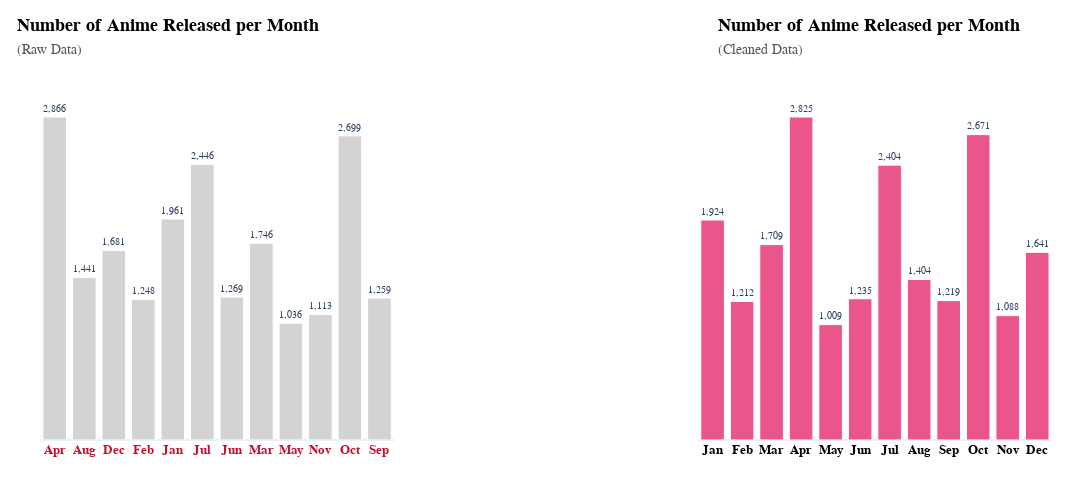

Notebook code cell kept with this figure:
### Markdown cell above
## **V. Theme C — Release Strategy (Aired, Episodes, Duration)**

### **1. Issue Overview**


#### **a. Inconsistent Aired Dates**
The *Aired* field contains heterogeneous and irregular date formats (e.g., ranges, partial dates, or text-based strings).  
Because of this inconsistency, the dataset **cannot support any temporal or seasonal analysis**, such as evaluating how *Score* varies by **year**, **quarter**, or **release season**.

#### **b. Unstructured Duration Values**
The *Duration* attribute is stored as free-form text (e.g., "24 min per ep", "1 hr 30 min", "Unknown").  
This prevents the separation of **TV shorts**, **standard TV episodes**, **movies**, and **specials** into meaningful analytical categories.  
As a result, it becomes **impossible to assess the relationship between Duration and Score**, or to compare performance across runtime formats.



### **2. Solution**


#### **a. Standardizing Aired Dates**
To resolve the inconsistencies in the *Aired* field, the raw date strings were:
- parsed into standardized `datetime` objects,
- decomposed into analytical components such as **Year**, **Month**, **Quarter**, and **Season**, and mapped to canonical anime release seasons (Winter, Spring, Summer, Fall).

This transformation enables reliable temporal analysis and allows us to examine how **Score varies by year, seasonality, and release timing**.

#### **b. Structuring Duration into Numeric Format**
The *Duration* values were cleaned by:
- Extracting numeric runtime from textual strings,
- Converting all formats into a unified measure (minutes per episode), and categorizing them into meaningful groups such as  
  **TV Short**, **Standard TV (24 min)**, **Long-Form Special**, and **Movie Runtime**.

This standardization makes it possible to study **how different runtime formats relate to Score** and compare performance across media types in a consistent manner.



### **3. Visual Evidence: Misleading (Raw) vs. Correct (Clean) Insights** 
#### **a. Raw vs Clean: Number of Anime released per month**

### Code cell
# --- Raw Data (giữ nguyên code) ---
df_raw_viz['Extracted Month'] = df_raw_viz['Aired'].str.extract(
    r'(\bJan|\bFeb|\bMar|\bApr|\bMay|\bJun|\bJul|\bAug|\bSep|\bOct|\bNov|\bDec)',
    expand=False
)
raw_counts = df_raw_viz['Extracted Month'].value_counts().sort_index()  # giữ sort_index như cũ

# --- Clean Data (giữ nguyên code) ---
clean_counts = df_anime_dataset_2023_prep['Aired Month'].value_counts().sort_index()
month_map = {1:'Jan',2:'Feb',3:'Mar',4:'Apr',5:'May',6:'Jun',7:'Jul',8:'Aug',9:'Sep',10:'Oct',11:'Nov',12:'Dec'}
clean_month_names = [month_map[m] for m in clean_counts.index]

# --- Create 1 row x 2 cols subplot ---
# horizontal_spacing: khoảng cách giữa 2 subplot (0~1)
fig = make_subplots(
    rows=1, cols=2,
    horizontal_spacing=0.3,  # giảm khoảng cách nếu muốn 2 biểu đồ gần nhau hơn
    subplot_titles=("","")     # không dùng subplot title mặc định
)

# --- Add Raw Data Bar ---
fig.add_trace(go.Bar(
    x=raw_counts.index,
    y=raw_counts.values,
    marker_color="#D3D3D3",
    marker_line_width=1,
    marker_line_color="white",
    text=raw_counts.values,
    texttemplate="%{text:,}",
    textposition="outside",
    showlegend=False,
    hovertemplate="<b>Month:</b> %{x}<br><b>Count:</b> %{y:,}<extra></extra>",
    name="Raw Data"  # để có thể hiển thị legend nếu muốn
), row=1, col=1)

# --- Add Clean Data Bar ---
fig.add_trace(go.Bar(
    x=clean_month_names,
    y=clean_counts.values,
    marker_color="#ea568c",
    marker_line_width=1,
    marker_line_color="white",
    text=clean_counts.values,
    texttemplate="%{text:,}",
    textposition="outside",
    hovertemplate="<b>Month:</b> %{x}<br><b>Count:</b> %{y:,}<extra></extra>",
    name="Clean Data",
    showlegend=False

), row=1, col=2)

# --- Layout giữ nguyên style, figure size, margin ---
fig.update_layout(
    template="plotly_white",
    height=450,  # chiều cao figure
    width=1200,  # chiều rộng figure
    margin=dict(l=40, r=40, t=100, b=60),
    font=dict(family="Tahoma"),
    hovermode="x unified",
    # bargap: khoảng cách giữa các bar trong cùng 1 subplot
    bargap=0.7
)

# --- X & Y axis: giữ nguyên font, màu, tick, label ---
# Subplot 1 (Raw)
fig.update_xaxes(
    title="",
    tickangle=0,
    showgrid=False,
    tickfont=dict(family="Tahoma", size=13, color="#C3122F", weight="bold"),
    row=1, col=1
)
fig.update_yaxes(
    title="",
    showticklabels=False,
    showgrid=False,
    row=1, col=1
)

# Subplot 2 (Clean)
fig.update_xaxes(
    title="",
    tickangle=0,
    showgrid=False,
    tickfont=dict(family="Tahoma", size=13, color="black", weight="bold"),
    row=1, col=2
)
fig.update_yaxes(
    title="",
    showticklabels=False,
    showgrid=False,
    row=1, col=2
)

# --- Adjust bar width & text font cho tất cả trace ---
# width: tỷ lệ chiều rộng của bar (0~1)
fig.update_traces(width=0.7, textfont=dict(size=13))

# --- Thêm annotation cho title/subtitle sát lề ---
fig.add_annotation(
    text="<b>Number of Anime Released per Month</b><br>"
         "<span style='color:#555555; font-size:14px'>"
         "(Raw Data)</span>",
    x=-0.025, y=1.25, xref='paper', yref='paper',
    showarrow=False, align="left",
    font=dict(family="Tahoma", size=18, color="black")
)
fig.add_annotation(
    text="<b>Number of Anime Released per Month</b><br>"
         "<span style='color:#555555; font-size:14px'>"
         "(Cleaned Data)</span>",
    x=0.97, y=1.25, xref='paper', yref='paper',
    showarrow=False, align="left",
    font=dict(family="Tahoma", size=18, color="black")
)

# --- Optional: thêm legend nếu muốn hiển thị tên trace ---
fig.update_layout(
    showlegend=True,
    legend=dict(
        x=0.5, y=1.0,       # vị trí legend
        xanchor="center",
        yanchor="bottom",
        orientation="h",
        font=dict(size=12)
    )
)
fig.update_traces(width=0.8)  
fig.update_layout(
    height=500,  # tăng chiều cao figure để subplot lớn hơn
    width=1400   # tăng chiều rộng figure
)



fig.show()

### Figure 1 — Plotly figure (JSON) as saved in the notebook; plotly's stock layout.template omitted (floating-point values rounded to 4 significant figures)
{"data": [{"hovertemplate": "<b>Month:</b> %{x}<br><b>Count:</b> %{y:,}<extra></extra>", "marker": {"color": "#D3D3D3", "line": {"color": "white", "width": 1}}, "name": "Raw Data", "showlegend": false, "text": [2866.0, 1441.0, 1681.0, 1248.0, 1961.0, 2446.0, 1269.0, 1746.0, 1036.0, 1113.0, 2699.0, 1259.0], "textfont": {"size": 13}, "textposition": "outside", "texttemplate": "%{text:,}", "type": "bar", "width": 0.8, "x": ["Apr", "Aug", "Dec", "Feb", "Jan", "Jul", "Jun", "Mar", "May", "Nov", "Oct", "Sep"], "xaxis": "x", "y": [2866, 1441, 1681, 1248, 1961, 2446, 1269, 1746, 1036, 1113, 2699, 1259], "yaxis": "y"}, {"hovertemplate": "<b>Month:</b> %{x}<br><b>Count:</b> %{y:,}<extra></extra>", "marker": {"color": "#ea568c", "line": {"color": "white", "width": 1}}, "name": "Clean Data", "showlegend": false, "text": [1924.0, 1212.0, 1709.0, 2825.0, 1009.0, 1235.0, 2404.0, 1404.0, 1219.0, 2671.0, 1088.0, 1641.0], "textfont": {"size": 13}, "textposition": "outside", "texttemplate": "%{text:,}", "type": "bar", "width": 0.8, "x": ["Jan", "Feb", "Mar", "Apr", "May", "Jun", "Jul", "Aug", "Sep", "Oct", "Nov", "Dec"], "xaxis": "x2", "y": [1924, 1212, 1709, 2825, 1009, 1235, 2404, 1404, 1219, 2671, 1088, 1641], "yaxis": "y2"}], "layout": {"annotations": [{"align": "left", "font": {"color": "black", "family": "Tahoma", "size": 18}, "showarrow": false, "text": "<b>Number of Anime Released per Month</b><br><span style='color:#555555; font-size:14px'>(Raw Data)</span>", "x": -0.025, "xref": "paper", "y": 1.25, "yref": "paper"}, {"align": "left", "font": {"color": "black", "family": "Tahoma", "size": 18}, "showarrow": false, "text": "<b>Number of Anime Released per Month</b><br><span style='color:#555555; font-size:14px'>(Cleaned Data)</span>", "x": 0.97, "xref": "paper", "y": 1.25, "yref": "paper"}], "bargap": 0.7, "font": {"family": "Tahoma"}, "height": 500, "hovermode": "x unified", "legend": {"font": {"size": 12}, "orientation": "h", "x": 0.5, "xanchor": "center", "y": 1, "yanchor": "bottom"}, "margin": {"b": 60, "l": 40, "r": 40, "t": 100}, "showlegend": true, "width": 1400, "xaxis": {"anchor": "y", "domain": [0, 0.35], "showgrid": false, "tickangle": 0, "tickfont": {"color": "#C3122F", "family": "Tahoma", "size": 13, "weight": "bold"}, "title": {"text": ""}}, "xaxis2": {"anchor": "y2", "domain": [0.65, 1.0], "showgrid": false, "tickangle": 0, "tickfont": {"color": "black", "family": "Tahoma", "size": 13, "weight": "bold"}, "title": {"text": ""}}, "yaxis": {"anchor": "x", "domain": [0, 1], "showgrid": false, "showticklabels": false, "title": {"text": ""}}, "yaxis2": {"anchor": "x2", "domain": [0, 1], "showgrid": false, "showticklabels": false, "title": {"text": ""}}}}
